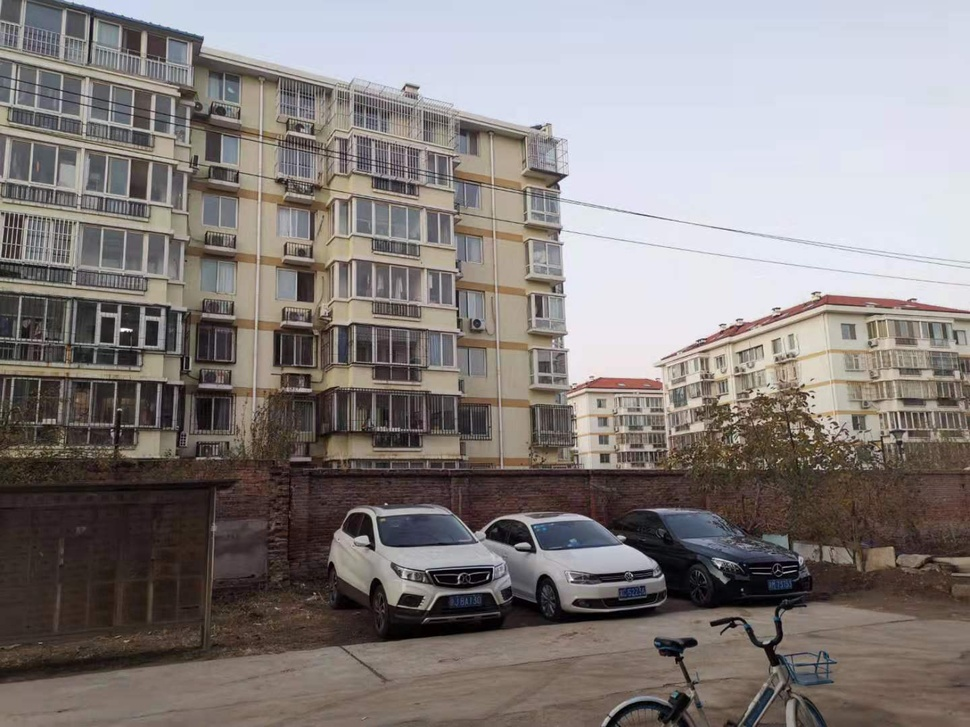
#> input picture build_1.jpeg, 970 x 727 px, shrunk from 1440 x 1080 before the run, found by its file name
$ python cv_proj_1.py
#> lines starting #> are read from the running program, lines starting #| are printed output that depends on the picture
import cv2
import numpy as np
#import sys

class FindKeyPointsAndMatching:
	def __init__(self):
		self.sift = cv2.xfeatures2d.SIFT_create()
		self.brute = cv2.BFMatcher()

	def get_key_points(self,img1,img2):
		g_img1 = cv2.cvtColor(img1,cv2.COLOR_BGR2GRAY)
		g_img2 = cv2.cvtColor(img2,cv2.COLOR_BGR2GRAY)

		kp1,kp2 = {}, {}
		print('=======>Detecting key points!')
		kp1['kp'],kp1['des'] = self.sift.detectAndCompute(g_img1,None)
		kp2['kp'],kp2['des'] = self.sift.detectAndCompute(g_img2,None)
		return kp1,kp2

	def match(self,kp1,kp2):
		print('========>Matching key points!')
		matches = self.brute.knnMatch(kp1['des'],kp2['des'],k=2)
		good_matches = []

		for i,(m,n) in enumerate(matches):
			if m.distance < 0.7 * n.distance:
				good_matches.append((m.trainIdx,m.queryIdx))

		if len(good_matches) > 4:
			key_points1 = kp1['kp']
			key_points2 = kp2['kp']

			matched_kp1 = np.float32(
				[key_points1[i].pt for (_,i) in good_matches]
			)
			matched_kp2 = np.float32(
				[key_points2[i].pt for (i,_) in good_matches]
			)

			print('=======>Random sampling and computing the homography matrix!')
			homo_matrix, _ = cv2.findHomography(matched_kp1,matched_kp2,cv2.RANSAC,4)
			return homo_matrix
		else:
			return None

class PasteTwoImages:
	def __init__(self):
		pass

	def __call__(self,img1,img2,homo_matrix):
		h1,w1 = img1.shape[0], img1.shape[1]
		h2,w2 = img2.shape[0], img2.shape[1]
		rect1 = np.array([[0,0],[0,h1],[w1,h1],[w1,0]],dtype=np.float32).reshape((4,1,2))
		rect2 = np.array([[0,0],[0,h2],[w2,h2],[w2,0]],dtype=np.float32).reshape((4,1,2))

		trans_rect1 = cv2.perspectiveTransform(rect1,homo_matrix)
		total_rect = np.concatenate((rect2,trans_rect1),axis=0)

		min_x, min_y = np.int32(total_rect.min(axis=0).ravel())
		max_x, max_y = np.int32(total_rect.max(axis=0).ravel())
		shift_to_zero_matrix = np.array([[1,0,-min_x],[0,1,-min_y],[0,0,1]])
		trans_img1 = cv2.warpPerspective(img1,shift_to_zero_matrix.dot(homo_matrix),(max_x - min_x,max_y - min_y))
		trans_img1[-min_y:h2 - min_y, -min_x:w2 - min_x] = img2
		return trans_img1

if __name__ == '__main__':

	path = '/Users/aifun/Desktop/myworkfile/'
	image1 = cv2.imread(path + 'build_1.jpeg')
#> image1 is the input picture: shape (727, 970, 3); mean B, G, R 124.6, 126, 132.3
	image2 = cv2.imread(path + 'build_2.jpeg')
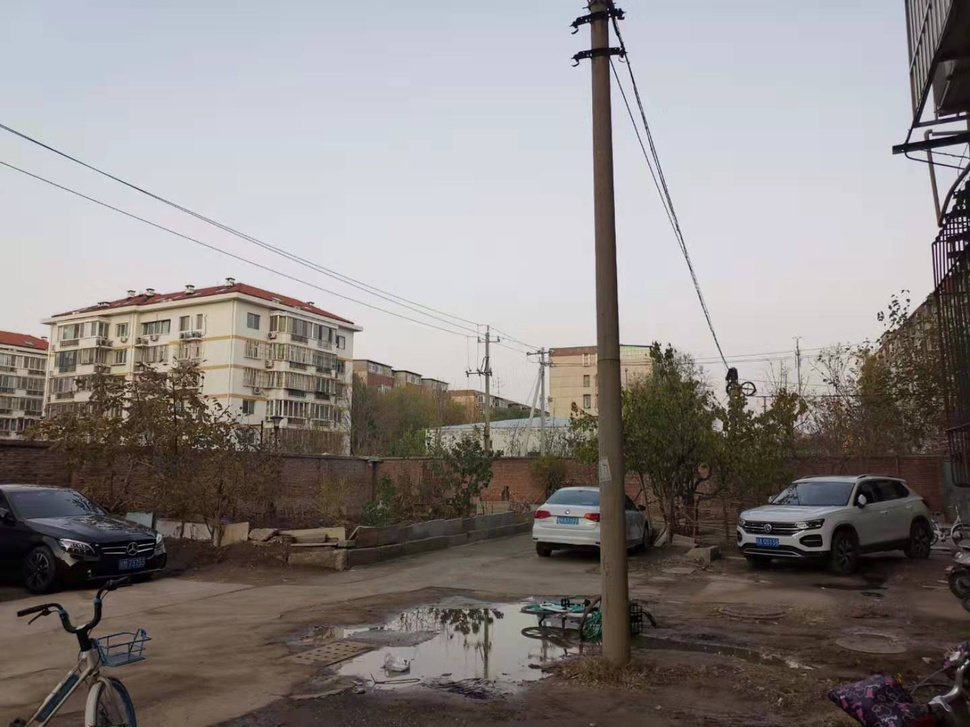
#> input picture build_2.jpeg, 970 x 727 px, shrunk from 1440 x 1080 before the run, found by its file name
#> image2 is the input picture: shape (727, 970, 3); mean B, G, R 131.1, 132.5, 138

	stitch_match = FindKeyPointsAndMatching()
	kp1,kp2 = stitch_match.get_key_points(img1=image1,img2=image2)
#> in get_key_points, `g_img1 = cv2.cvtColor(img1,cv2.COLOR_BGR2GRAY)`:
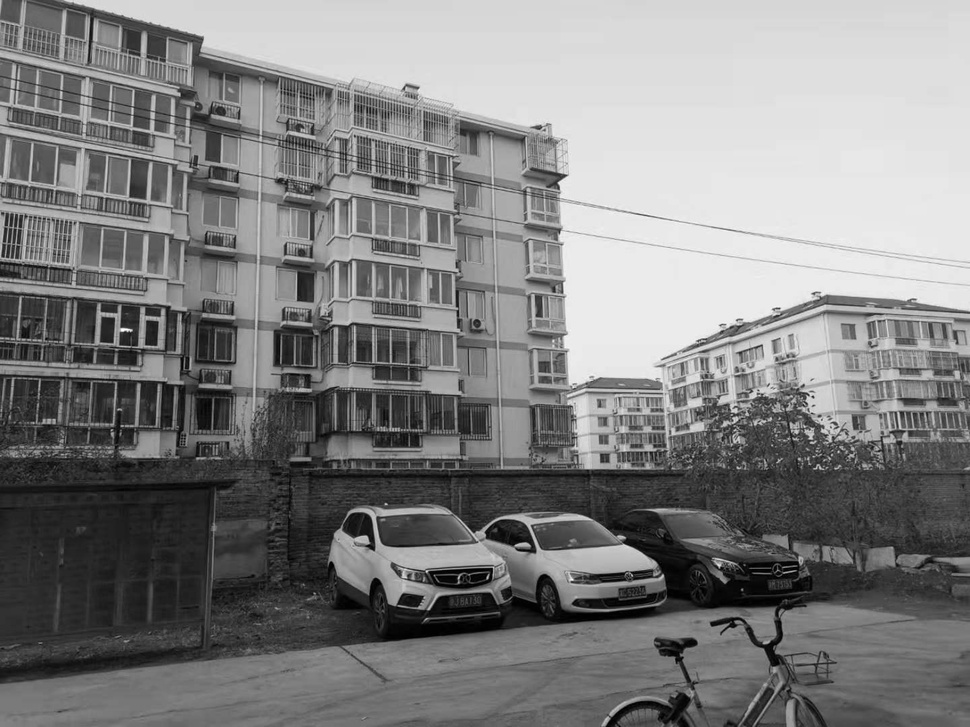
#> g_img1: shape (727, 970); min 0, max 254, mean 127.8
#> in get_key_points, `g_img2 = cv2.cvtColor(img2,cv2.COLOR_BGR2GRAY)`:
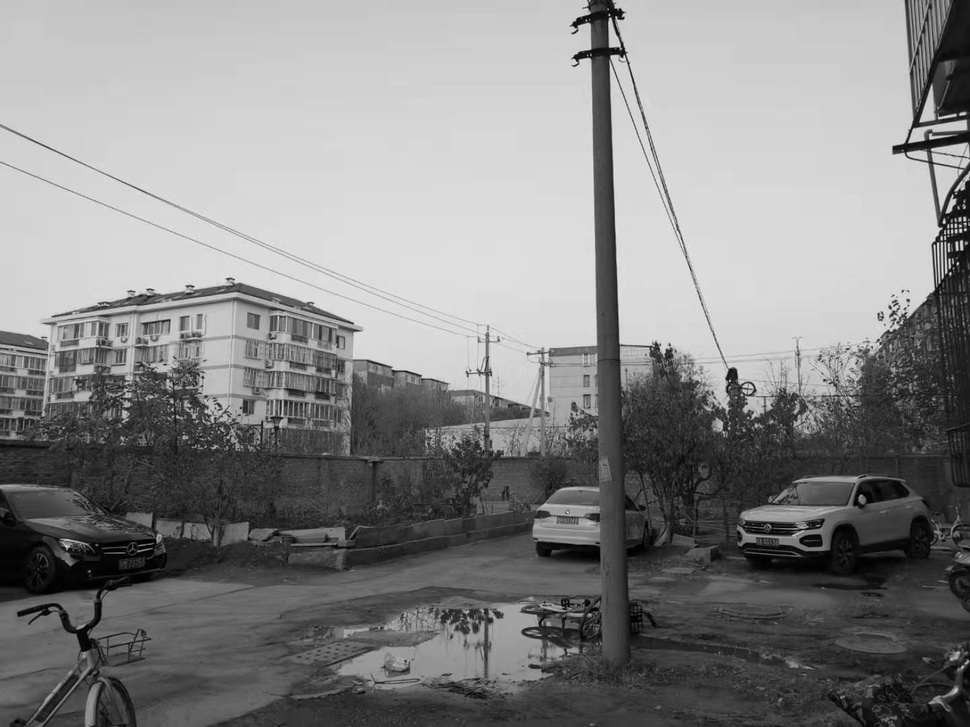
#> g_img2: shape (727, 970); min 0, max 236, mean 134
#> kp1 = 2 items; kp2 = 2 items
	homo_matrix = stitch_match.match(kp1,kp2)
#> in match, `matches = self.brute.knnMatch(kp1['des'],kp2['des'],k=2)`: matches = 4740 matches
#> after the loop in match, `for i,(m,n) in enumerate(matches):`: good_matches = 348 pairs, first value 9 to 3129, second value 70 to 4723
#> in match, `key_points1 = kp1['kp']`: key_points1 = 4740 keypoints; strongest (x, y, size): (123, 330, 2.8), (487, 577, 1.9), (131, 330, 2.1), (127, 330, 2.6)
#> in match, `key_points2 = kp2['kp']`: key_points2 = 3241 keypoints; strongest (x, y, size): (944, 222, 2.3), (965, 230, 1.8), (950, 273, 1.8), (960, 231, 2.2)
#> in match, `matched_kp1 = np.float32( [key_points1[i].pt for (_,i) in good_matches..`: matched_kp1 = 348 pairs, first value 10.47 to 961.6, second value 24.28 to 707.9
#> in match, `matched_kp2 = np.float32( [key_points2[i].pt for (i,_) in good_matches..`: matched_kp2 = 348 pairs, first value 6.28 to 952.4, second value 112.7 to 700.9
#> in match, `homo_matrix, _ = cv2.findHomography(matched_kp1,matched_kp2,cv2.RANSAC..`: homo_matrix = [[4.44, -0.665, -2519.6], [1.82, 3.7, -1468.4], [0.00365, -0.000165, 1]]

	stitch_merge = PasteTwoImages()
	merge_image = stitch_merge(image1,image2,homo_matrix)
#> in __call__, `trans_rect1 = cv2.perspectiveTransform(rect1,homo_matrix)`: trans_rect1 = [[-2519.6, -1468.4], [-3411.8, 1388.4], [294.1, 674.5], [392.8, 64.35]]
#> in __call__, `total_rect = np.concatenate((rect2,trans_rect1),axis=0)`: total_rect = [[0, 0], [0, 727], [970, 727], [970, 0], [-2519.6, -1468.4], [-3411.8, 1388.4], [294.1, 674.5], [392.8, 64.35]]
#> in __call__, `min_x, min_y = np.int32(total_rect.min(axis=0).ravel())`: min_x = -3411; min_y = -1468
#> in __call__, `max_x, max_y = np.int32(total_rect.max(axis=0).ravel())`: max_x = 970; max_y = 1388
#> in __call__, `shift_to_zero_matrix = np.array([[1,0,-min_x],[0,1,-min_y],[0,0,1]])`: shift_to_zero_matrix = [[1, 0, 3411], [0, 1, 1468], [0, 0, 1]]
#> in __call__, `trans_img1 = cv2.warpPerspective(img1,shift_to_zero_matrix.dot(homo_ma..`:
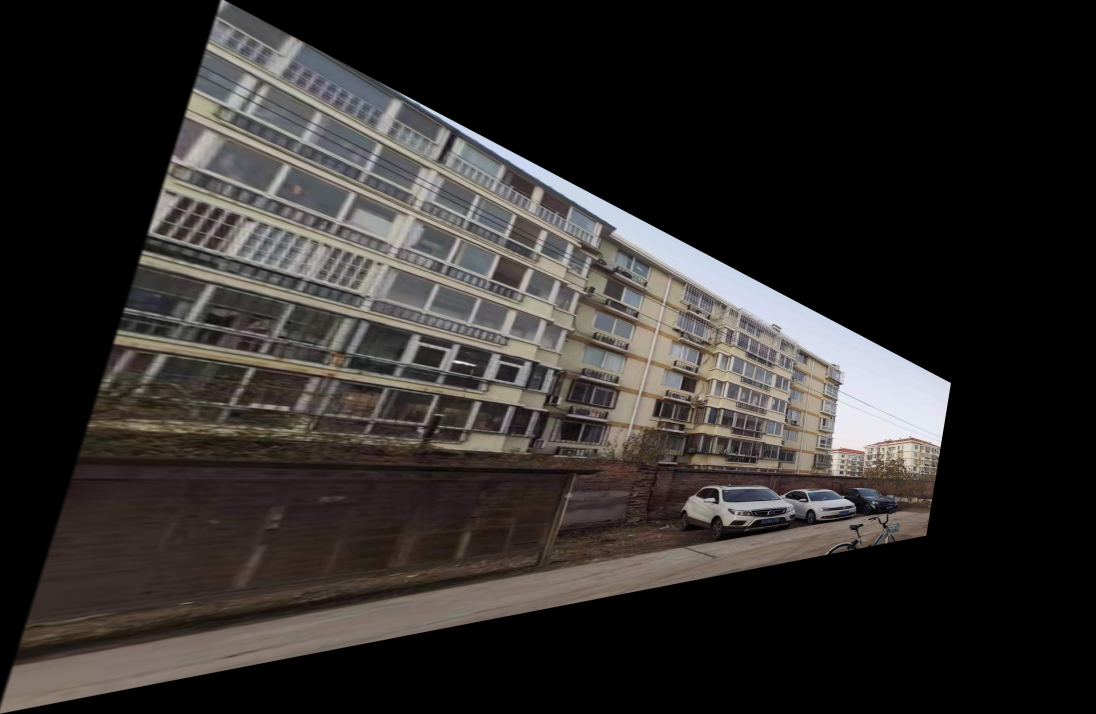
#> trans_img1: shape (2856, 4381, 3) (shown at 1/4 size); mean B, G, R 42.2, 44, 47.4
#> in __call__, `trans_img1[-min_y:h2 - min_y, -min_x:w2 - min_x] = img2`:
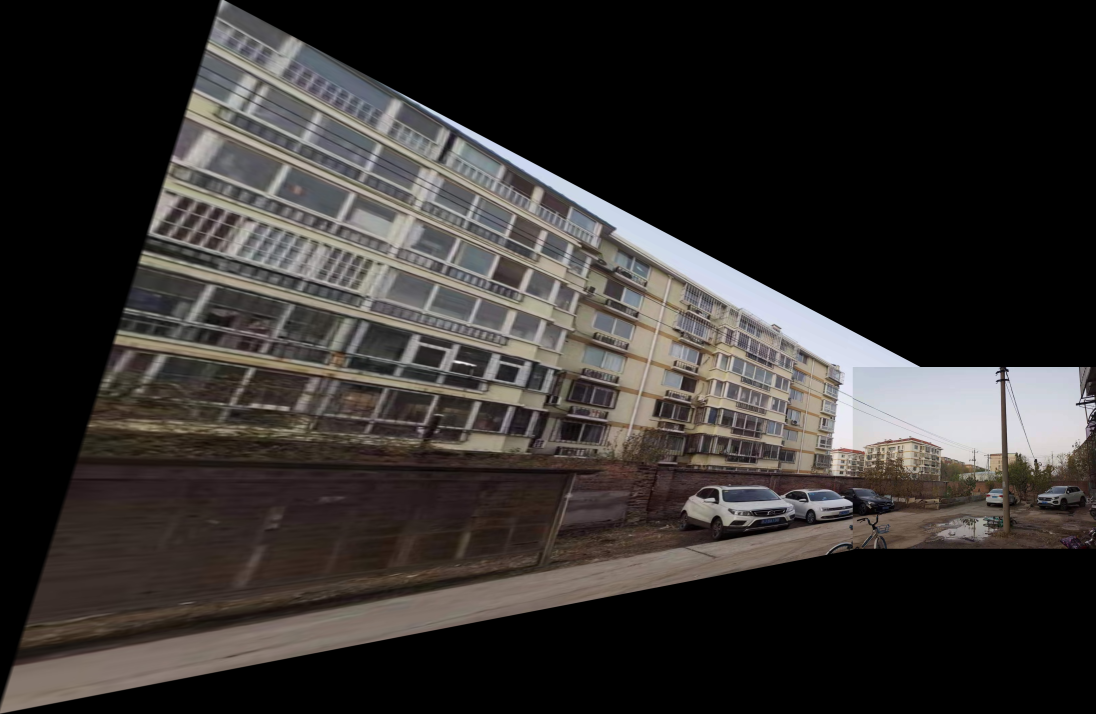
#> trans_img1: shape (2856, 4381, 3) (shown at 1/4 size); mean B, G, R 46.6, 48.5, 52.1
	cv2.namedWindow('output',0)
	cv2.imshow('output',merge_image)

	if cv2.waitKey() == 27:
#> (key Esc is pressed here)
		cv2.destroyAllWindows()
	cv2.imwrite('build-output.jpeg',merge_image)
	print('\n========>Output saved!')
